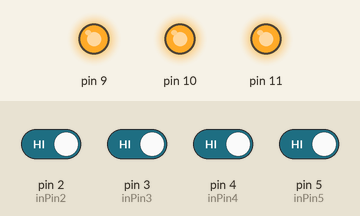
Simulated run of this sketch. Board: Arduino Uno, built with avr-gcc and run on an emulated ATmega328P. On the bench: output pins drawn as LEDs (lit = HIGH). Dashed ring = blinking. The inputs (shaded band) are chosen by the test bench; at power-on: pin 2 (inPin2), pin 3 (inPin3), pin 4 (inPin4), pin 5 (inPin5) HIGH. Pins used as bus, display or sensor lines are not drawn.

Above: at 1.2 s.
1.3 s: pin 3 (inPin3) driven LOW
At 1.67 s:
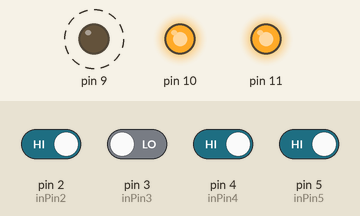
4.3 s: pin 2 (inPin2) driven LOW
At 5.5 s:
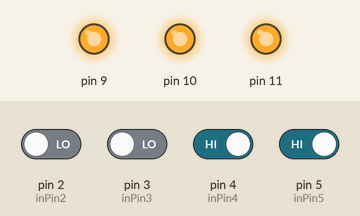
5.8 s: pin 2 (inPin2) driven HIGH
At 6.42 s:
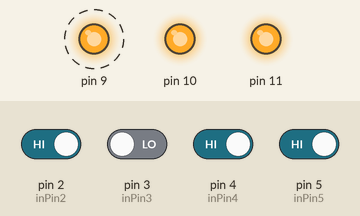
8.8 s: pin 3 (inPin3) driven HIGH
At 10.0 s:
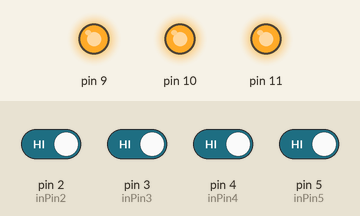
10.3 s: pin 4 (inPin4) driven LOW
At 10.67 s:
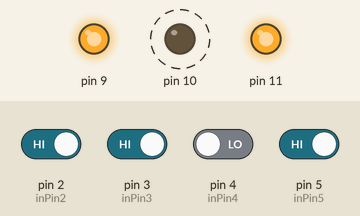
13.3 s: pin 4 (inPin4) driven HIGH and pin 5 (inPin5) driven LOW
At 13.67 s:
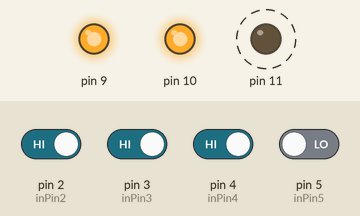
Timing chart, 0 to 17.3 s (numbered marks = the images above; inputs shaded):
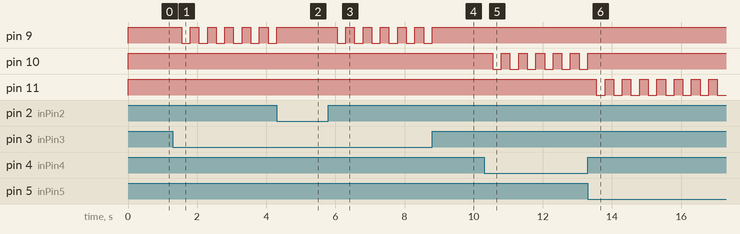

The sketch:

TEB2203_Zainul_18000800_Test1_Q2.ino
```cpp
// C++ code
//

int H = HIGH;			//declaration variables
int L = LOW;
int s1, s2, s3, s4;
int inPin2 = 2;
int inPin3 = 3;
int inPin4 = 4;
int inPin5 = 5;
int dly = 250;

void setup()
{

    for(int i=8;i<12;i++){			//declare led as output
    pinMode(i, OUTPUT);
	}

    for(int i=8;i<12;i++){			//declare led to start as on
    digitalWrite(i, H);
	}

}

void loop()	//Question 2
{
  s1 = digitalRead(inPin2);		//declare switch to be input
  s2 = digitalRead(inPin3);
  s3 = digitalRead(inPin4);
  s4 = digitalRead(inPin5);

  if(s1 == L){    				//if switch 1 pressed, L
    digitalWrite(8, L);
    delay(dly);
    digitalWrite(8, H);
  }
  else if(s2 == L){
    for(int i=0;i<2;i++){
    delay(dly);
    digitalWrite(9, L);
    delay(dly);
    digitalWrite(9, H);
	}
  digitalWrite(9, H);
  }
  else if(s3 == L){
    for(int i=0;i<3;i++){
    delay(dly);
    digitalWrite(10, L);
    delay(dly);
    digitalWrite(10, H);
	}
  digitalWrite(10, H);
  }
  else if(s4 == L){
    for(int i=0;i<4;i++){
    delay(dly);
    digitalWrite(11, L);
    delay(dly);
    digitalWrite(11, H);
	}
  digitalWrite(11, H);
  }
}
```

Measured:
- after the input at 1.3 s, pin 9: alternates HIGH for 0.25 s and LOW for 0.25 s, starting after 0.25 s
- after the input at 4.3 s, pin 9: goes on until 4.3 s, then stays HIGH
- after the input at 5.8 s, pin 9: alternates HIGH for 0.25 s and LOW for 0.25 s, starting after 0.25 s
- after the input at 8.8 s, pin 9: goes on until 8.8 s, then stays HIGH
- after the input at 10.3 s, pin 10: alternates HIGH for 0.25 s and LOW for 0.25 s, starting after 0.25 s
- after the input at 13.3 s, pin 10: goes on until 13.3 s, then stays HIGH; pin 11: alternates HIGH for 0.25 s and LOW for 0.25 s, starting after 0.25 s
